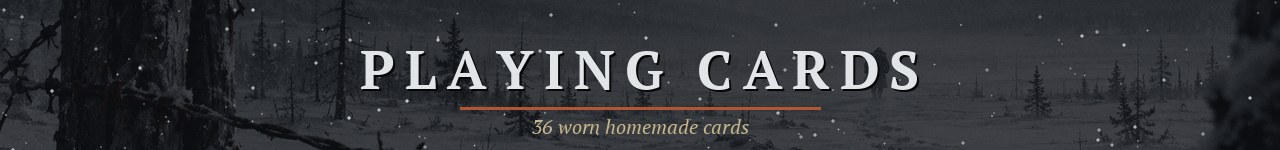
#> input picture itch-release/upload/hdr_cards.jpg, 1280 x 150 px
$ python -i art_lib.py   (imports and definitions only)
#> lines starting #> are read from the running program, lines starting #| are printed output that depends on the picture
#> further down, picture is the input picture: PIL image 1280x150 RGB; mean R, G, B 51.2, 52.4, 56.7
"""Shared helpers for building itch.io page art in the NORMA look."""
import os
import random

from PIL import Image, ImageDraw, ImageEnhance, ImageFilter, ImageFont

ROOT = os.path.abspath(os.path.join(os.path.dirname(__file__), ".."))
SPR = os.path.join(ROOT, "sprites")
GIMG = os.path.join(ROOT, "game", "img")
FONTS = os.path.join(ROOT, "game", "fonts")
OUT = os.path.join(ROOT, "itch-release", "page")
# [1 line not run here, left out]

GRAPHITE = (20, 22, 26)
ASH = (42, 45, 51)
SNOW = (232, 236, 239)
ICE = (143, 180, 201)
RUST = (181, 83, 47)
PAPER = (203, 185, 143)


def font(size, bold=True, italic=False):
    name = "PTSerif-" + ("BoldItalic" if bold and italic else "Bold" if bold else "Italic" if italic else "Regular")
    return ImageFont.truetype(os.path.join(FONTS, name + ".ttf"), size)


def frame(name):
    """Single transparent game frame by file stem, e.g. 'boss-walk'."""
    return Image.open(os.path.join(GIMG, "s", name + ".webp")).convert("RGBA")


def sprite(rel):
    return Image.open(os.path.join(SPR, rel)).convert("RGBA")


# [37 lines left out: functions cover_fit, tint, vignette, snow, not called in this run]


def grain(im, amount=14, seed=3):
#> called with amount = 14, seed = 3
    random.seed(seed)
    noise = Image.effect_noise(im.size, amount).convert("L")
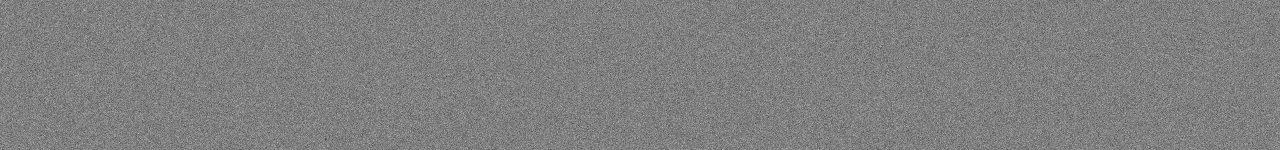
#> noise: PIL image 1280x150 L; min 66, max 193, mean 127.4
    noise = ImageEnhance.Contrast(noise).enhance(1.0)
    n = Image.merge("RGB", (noise, noise, noise))
    return Image.blend(im.convert("RGB"), Image.blend(im.convert("RGB"), n, 0.5), 0.12)


# [11 lines left out: function shadow_paste, not called in this run]


def scale_h(im, h):
    return im.resize((round(im.width * h / im.height), h), Image.LANCZOS)


# [20 lines left out: functions text_shadow, spaced, not called in this run]


def rule(d, x0, x1, y, color=RUST, w=3):
    d.line((x0, y, x1, y), fill=color, width=w)

>>> from PIL import Image
>>> picture = Image.open('upload/hdr_cards.jpg')
>>> result = grain(picture)
